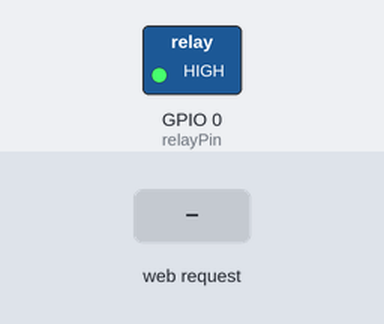
Bench run of a sketch on a simulated ESP8266 (NodeMCU). Parts: switched loads named in the sketch (green lamp = pin HIGH). Inputs (shaded band) come from the test bench. WiFi joins after 1.5 s; servers stay silent unless stated; what the sketch prints to the serial monitor is not drawn.

Above: at 2.7 s.
2.8 s: HTTP request GET /ON received
At 4.0 s:
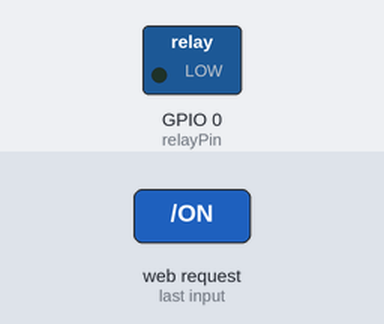
4.3 s: HTTP request GET /OFF received
At 5.3 s:
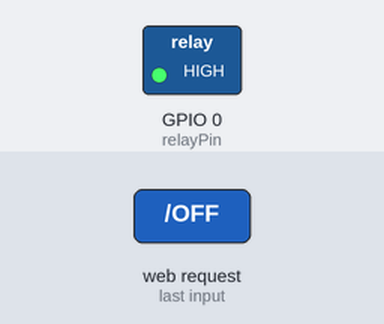
Timing chart, 0 to 7.3 s (numbered marks = the images above; inputs shaded):
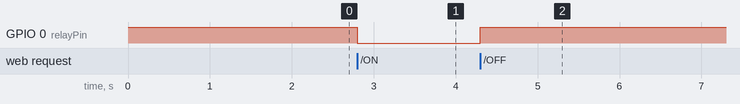

Measured:
- after the input at 2.8 s, GPIO 0 (relayPin): HIGH → LOW at once
- after the input at 4.3 s, GPIO 0 (relayPin): LOW → HIGH at once

The sketch:

Relay2.ino
```cpp
#include <ESP8266WiFi.h>
#include <ESP8266WebServer.h>
#include <ESP8266HTTPClient.h>

//Wifi generated by the ESP-01
const char* ssidAP = "Relay_2";
const char* passwordAP = "abc12345";

//IP of this relay
IPAddress local_ip(192, 168, 4, 3);
IPAddress gateway(192, 168, 4, 1);
IPAddress subnet(255, 255, 255, 0);

//Configuration of the Wifi from the other ESP-01
const char* ssidClient = "Relay_1";
const char* passwordClient = "abc12345";
const char* serverIP = "192.168.4.2";

//Creating the WebServer
ESP8266WebServer server(80);

//Defining the pin of the ESP-01 that will command the relay
const int relayPin = 0;

//Relay Configuration
void setup(){
    Serial.begin(115200);

    pinMode(relayPin, OUTPUT);
    digitalWrite(relayPin, HIGH);

    //Configures this relay as Access Point
    WiFi.softAP(ssidAP, passwordAP);
    WiFi.softAPConfig(local_ip, gateway, subnet);

    //Makes this relay to connect to the other one as a Client
     Serial.print("Connecting to Relay 1...");

    WiFi.begin(ssidClient, passwordClient);
    while (WiFi.status() != WL_CONNECTED){
        delay(500);
        Serial.print("Failed! Retrying Connection...");
    }
    Serial.println("\nConnection Success!");

    //Confirmation of this relay IP
    Serial.print("Relay 2 AP IP: ");
    Serial.println(WiFi.softAPIP());

    Serial.print("Relay 1 Client IP: ");
    Serial.println(WiFi.localIP());


    //Configuration of the API requisitions
    server.on("/", HTTP_GET, [](){
        String message = "Relay connected and online\n";

        if (WiFi.status() == WL_CONNECTED) {
            server.send(200, "text/plain", "Connected!");
        } else {
            server.send(200, "text/plain", "Retrying connection...");
        }

    });

    server.on("/ON", HTTP_GET, [](){
        digitalWrite(relayPin, LOW);
        server.send(200, "text/plain", "Relay power: ON");
    });

    server.on("/OFF", HTTP_GET, [](){
        digitalWrite(relayPin, HIGH);
        server.send(200, "text/plain", "Relay power: OFF");
    });

    server.on("/status", HTTP_GET, [](){
        String status = (digitalRead(relayPin) == LOW) ? "ON" : "OFF";
        server.send(200, "text/plain", "Relay Status: " + status);
    });


    server.begin();
}

//Keeps receiving the requests of new clients and reconnecting Wi-Fi if connection lost
void loop() {
    server.handleClient();

    if (WiFi.status() != WL_CONNECTED) {
        Serial.println("Lost connection! Trying to reconnect...");
        WiFi.begin(ssidClient, passwordClient);
    }
}
```
